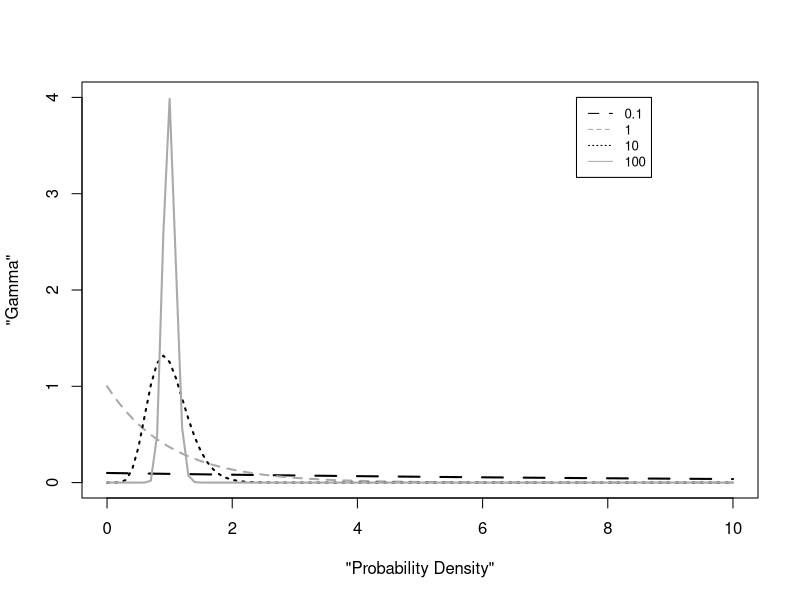

Here is the R script that generated this plot:

k <- c(1, 1, 10, 100)
mu <- c(10, 1, 1, 1)
theta <- mu/k
plot("Probability Density", "Gamma", xlim = c(0, 10), ylim = c(0, 4), type = "n")

typs <- c("aa", "dashed", "dotted", "solid")
colos <- c("black", "darkgrey", "black", "darkgrey")

for(i in seq_along(k))
   curve(dgamma(x, shape = k[i], scale = theta[i]), from = 0, to = 10, lwd = 2,  add = TRUE, col=colos[i], lty=typs[i])

legend(7.5, 4, legend=c("0.1", "1", "10", "100"), col=c("black", "darkgrey", "black", "darkgrey"), 
       lty=c("aa", "dashed", "dotted", "solid"), cex=0.8)